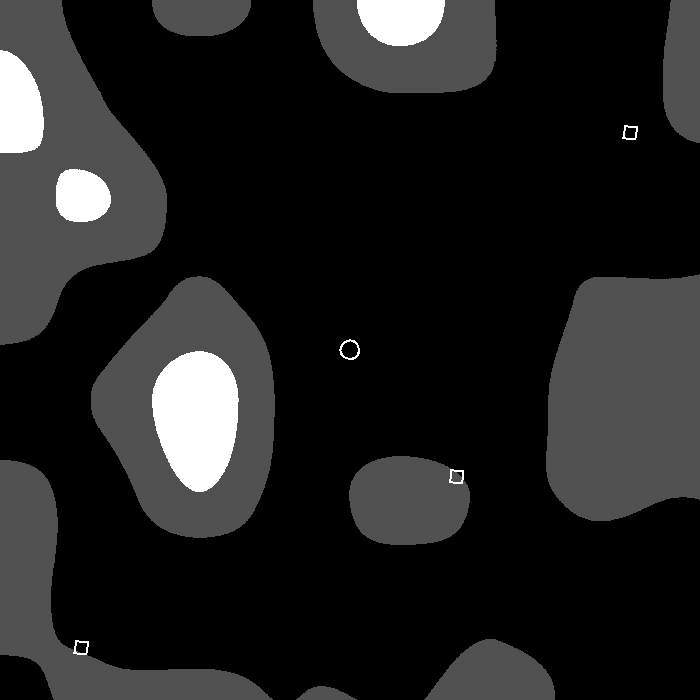
Frame 1 (no input)
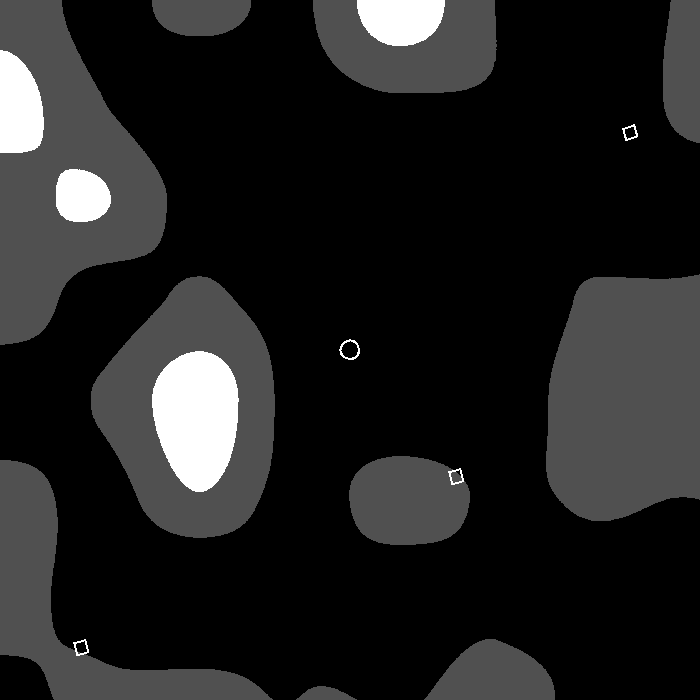
Frame 60 (the mouse pressed at the canvas centre just before this capture)
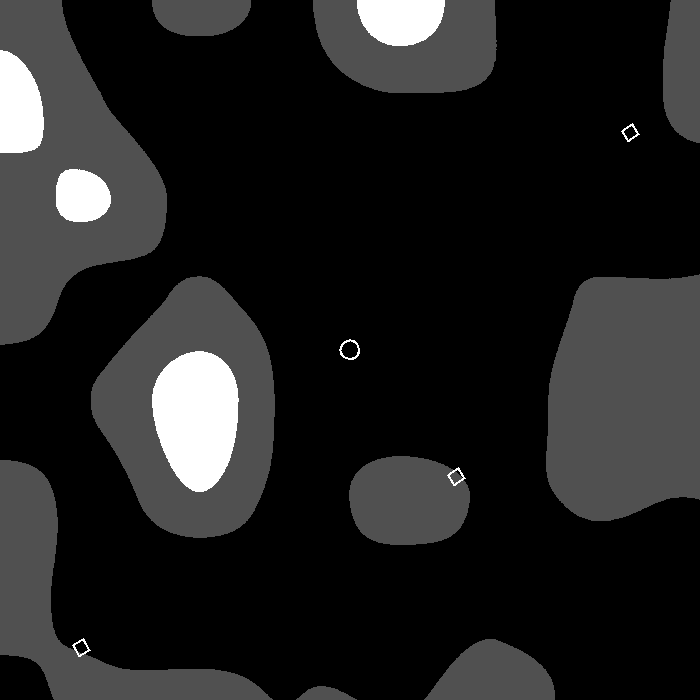
Frame 120 (the mouse held since frame 60 and released just before this capture)

The Processing sketch that drew these frames (run headless with seeded random() and noise(); from frame 60 on, the mouse is pressed at the canvas centre):

// Processing sketch: Horses
// ── Horses.pde

Terrain terrain = new Terrain();
Player player = new Player();
Entity[] entities = new Entity[1000];

void setup() {
  size(700, 700);
  noSmooth();

  for (int i = 0; i < 1000; i++) {
    entities[i] = new Entity();
  }
}

void draw() {
  background(0);

  terrain.renderTerrain(player.getX(), player.getY());

  player.move();
  player.display();

  for (int i = 0; i < 1000; i++) {
    entities[i].move();
    entities[i].display(player.getX(), player.getY());
    //if (entities[i]
  }
}
// ── Entity.pde
class Entity {
  PVector location = new PVector(0, 0);
  PVector velocity = new PVector(0, 0);
  PVector aceleration = new PVector(0, 0);

  float mass = random(1, 10);
  float minDist = 100.0;

  float rotation = 0.0;

  Entity() {
    location.x = width/2 + random(-5000, 5000);
    location.y = height/2 + random(-5000, 5000);
  }

  void move() {
    if (dist(location.x, location.y, player.getX(), player.getY()) < player.getGravField()) {
    }
  }

  void display(float x, float y) {
    noFill();
    stroke(255);
    strokeWeight(2);
    rectMode(CENTER);
    
    pushMatrix();
    translate(location.x - x, location.y - y);
    rotate(rotation += 0.1);
    rect(0, 0, 12, 12);
    popMatrix();
  }
}
// ── Player.pde
class Player {
  PVector location = new PVector(0, 0);
  PVector velocity = new PVector(0, 0);
  PVector acceleration = new PVector(0, 0);

  float mass = random(3.4, 4);
  int massLimit = 10;
  float acc = 0;
  float dec = 0;

  float gravField = 150;

  //W A S D
  boolean[] keys = {false, false, false, false};

  Player() {
  }

  float getX() {
    return location.x;
  }

  float getY() {
    return location.y;
  }

  float getGravField() {
    return gravField;
  }

  void move() {
    acc = 15 - mass;
    dec = mass/2;

    if (keys[0] == true) acceleration.y += -acc;
    if (keys[1] == true) acceleration.x += -acc;
    if (keys[2] == true) acceleration.y += acc;
    if (keys[3] == true) acceleration.x += acc;

    acceleration.limit(50);

    acceleration.setMag(acceleration.mag() / dec);
    velocity.setMag(velocity.mag() / dec);

    velocity.add(acceleration);
    velocity.limit(50);

    location.add(velocity);
  }

  void display() {
    noFill();
    stroke(255);
    strokeWeight(2);
    ellipse(width/2, height/2, mass*5, mass*5);
  }

  void eat() {
    if (mass > massLimit) mass = massLimit;
    else mass += 0.1;
    gravField = mass * 40;
  }
}

void keyPressed() {
  if (key == 'w') player.keys[0] = true;
  if (key == 'a') player.keys[1] = true;
  if (key == 's') player.keys[2] = true;
  if (key == 'd') player.keys[3] = true;
}

void keyReleased() {
  if (key == 'w') player.keys[0] = false;
  if (key == 'a') player.keys[1] = false;
  if (key == 's') player.keys[2] = false;
  if (key == 'd') player.keys[3] = false;
}
// ── Terrain.pde
class Terrain {
  float xOff;
  float yOff;
  float xStart = 0.0;
  float yStart = 1000.0;
  float increment = 0.005;

  Terrain() {
  }

  void renderTerrain(float x, float y) {
    xStart = x / 500;
    yStart = y / 500;

    loadPixels();
    float xOff = xStart;
    noiseDetail(2, 1);

    for (int i = 0; i < width; i++) {
      xOff += increment;
      float yOff = yStart;

      for (int j = 0; j < height; j++) {
        int loc = i + j * width;
        yOff += increment;
        float bright = noise(xOff, yOff) * 255;
        pixels[loc] = color(bright);
      }
    }

    for (int i = 0; i < width; i++) {
      for (int j = 0; j < height; j++) {
        int loc = i + j * width;
        float bright = brightness(pixels[loc]);

        if (bright < 120) pixels[loc] = color(0);
        else if (bright < 190) pixels[loc] = color(80);
        else pixels[loc] = color(255);
      }
    }
    updatePixels();
  }
}
